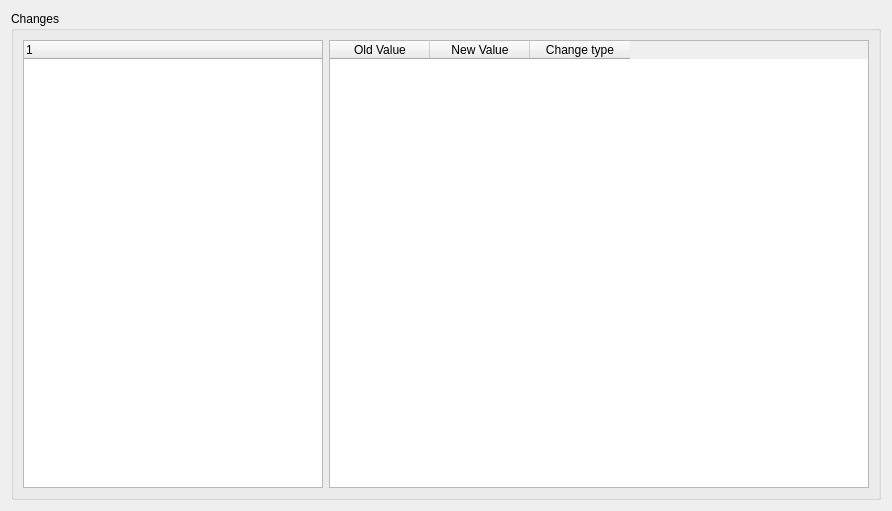
<?xml version="1.0" encoding="UTF-8"?>
<ui version="4.0">
 <class>DiffViewerDialog</class>
 <widget class="QDialog" name="DiffViewerDialog">
  <property name="geometry">
   <rect>
    <x>0</x>
    <y>0</y>
    <width>892</width>
    <height>511</height>
   </rect>
  </property>
  <property name="windowTitle">
   <string>Comparison View</string>
  </property>
  <property name="styleSheet">
   <string notr="true">#DiffViewer3 {
   background-color: #eeeeee;

}</string>
  </property>
  <layout class="QVBoxLayout" name="verticalLayout_5">
   <item>
    <widget class="QGroupBox" name="groupBox_2">
     <property name="title">
      <string>Changes</string>
     </property>
     <layout class="QVBoxLayout" name="verticalLayout_3">
      <item>
       <layout class="QHBoxLayout" name="horizontalLayout_3">
        <item>
         <widget class="QTreeWidget" name="featuresTree">
          <property name="minimumSize">
           <size>
            <width>0</width>
            <height>300</height>
           </size>
          </property>
          <property name="maximumSize">
           <size>
            <width>300</width>
            <height>16777215</height>
           </size>
          </property>
          <column>
           <property name="text">
            <string notr="true">1</string>
           </property>
          </column>
         </widget>
        </item>
        <item>
         <widget class="QTableWidget" name="attributesTable">
          <property name="contextMenuPolicy">
           <enum>Qt::CustomContextMenu</enum>
          </property>
          <property name="editTriggers">
           <set>QAbstractItemView::NoEditTriggers</set>
          </property>
          <column>
           <property name="text">
            <string>Old Value</string>
           </property>
          </column>
          <column>
           <property name="text">
            <string>New Value</string>
           </property>
          </column>
          <column>
           <property name="text">
            <string>Change type</string>
           </property>
          </column>
         </widget>
        </item>
       </layout>
      </item>
     </layout>
    </widget>
   </item>
  </layout>
 </widget>
 <resources/>
 <connections/>
</ui>
